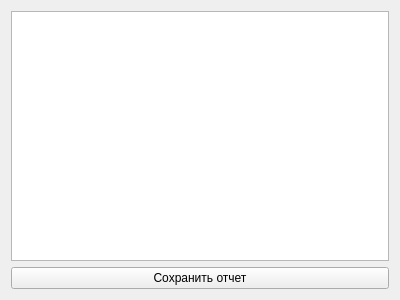
<?xml version="1.0" encoding="UTF-8"?>
<ui version="4.0">
 <class>Form</class>
 <widget class="QWidget" name="Form">
  <property name="geometry">
   <rect>
    <x>0</x>
    <y>0</y>
    <width>400</width>
    <height>300</height>
   </rect>
  </property>
  <property name="windowTitle">
   <string>Form</string>
  </property>
  <layout class="QGridLayout" name="gridLayout">
   <item row="0" column="0">
    <widget class="QTableWidget" name="tableWidget">
     <property name="sortingEnabled">
      <bool>true</bool>
     </property>
    </widget>
   </item>
   <item row="1" column="0">
    <widget class="QPushButton" name="textAnalysisReportButton">
     <property name="text">
      <string>Сохранить отчет</string>
     </property>
    </widget>
   </item>
  </layout>
 </widget>
 <resources/>
 <connections/>
</ui>
